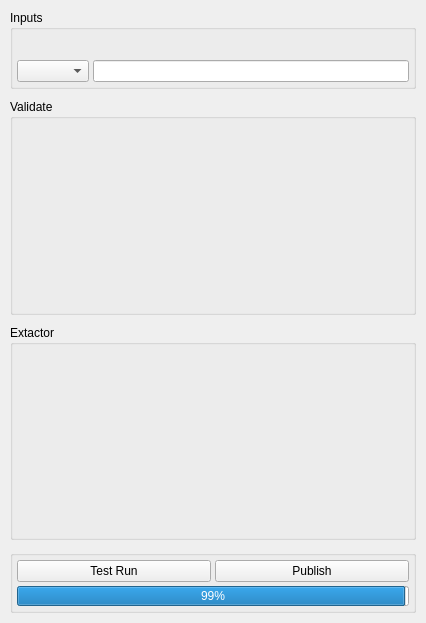
<?xml version="1.0" encoding="UTF-8"?>
<ui version="4.0">
 <class>MainWindow</class>
 <widget class="QMainWindow" name="MainWindow">
  <property name="geometry">
   <rect>
    <x>0</x>
    <y>0</y>
    <width>426</width>
    <height>623</height>
   </rect>
  </property>
  <property name="windowTitle">
   <string>MainWindow</string>
  </property>
  <property name="styleSheet">
   <string notr="true">QGroupBox
{
	font: 14pt &quot;MS Shell Dlg 2&quot;;
	border: 1px solid #FFAA00;
}

font: 14pt &quot;MS Shell Dlg 2&quot;;
</string>
  </property>
  <widget class="QWidget" name="centralwidget">
   <layout class="QVBoxLayout" name="verticalLayout_mainwind">
    <property name="spacing">
     <number>10</number>
    </property>
    <property name="margin">
     <number>10</number>
    </property>
    <item>
     <widget class="QGroupBox" name="groupBox_input">
      <property name="sizePolicy">
       <sizepolicy hsizetype="Preferred" vsizetype="Fixed">
        <horstretch>0</horstretch>
        <verstretch>0</verstretch>
       </sizepolicy>
      </property>
      <property name="title">
       <string>Inputs</string>
      </property>
      <layout class="QHBoxLayout" name="horizontalLayout_input">
       <property name="spacing">
        <number>4</number>
       </property>
       <property name="leftMargin">
        <number>4</number>
       </property>
       <property name="topMargin">
        <number>30</number>
       </property>
       <property name="rightMargin">
        <number>4</number>
       </property>
       <property name="bottomMargin">
        <number>4</number>
       </property>
       <item>
        <widget class="QComboBox" name="comboBox_layout">
         <property name="styleSheet">
          <string notr="true">font: 63 italic 16pt &quot;Ubuntu&quot;;</string>
         </property>
        </widget>
       </item>
       <item>
        <widget class="QLineEdit" name="lineEdit_bundle">
         <property name="styleSheet">
          <string notr="true">font: 63 italic 16pt &quot;Ubuntu&quot;;</string>
         </property>
        </widget>
       </item>
      </layout>
     </widget>
    </item>
    <item>
     <layout class="QVBoxLayout" name="verticalLayout">
      <item>
       <widget class="QGroupBox" name="groupBox_validate">
        <property name="title">
         <string>Validate</string>
        </property>
        <layout class="QVBoxLayout" name="verticalLayout_validate">
         <property name="spacing">
          <number>4</number>
         </property>
         <property name="leftMargin">
          <number>4</number>
         </property>
         <property name="topMargin">
          <number>30</number>
         </property>
         <property name="rightMargin">
          <number>4</number>
         </property>
         <property name="bottomMargin">
          <number>4</number>
         </property>
         <item>
          <layout class="QGridLayout" name="gridLayout_validate">
           <property name="leftMargin">
            <number>0</number>
           </property>
           <property name="spacing">
            <number>2</number>
           </property>
          </layout>
         </item>
         <item>
          <spacer name="verticalSpacer_validate">
           <property name="orientation">
            <enum>Qt::Vertical</enum>
           </property>
           <property name="sizeHint" stdset="0">
            <size>
             <width>20</width>
             <height>40</height>
            </size>
           </property>
          </spacer>
         </item>
        </layout>
       </widget>
      </item>
      <item>
       <widget class="QGroupBox" name="groupBox_extactor">
        <property name="minimumSize">
         <size>
          <width>0</width>
          <height>100</height>
         </size>
        </property>
        <property name="title">
         <string>Extactor</string>
        </property>
        <layout class="QVBoxLayout" name="verticalLayout_extactor">
         <property name="spacing">
          <number>4</number>
         </property>
         <property name="leftMargin">
          <number>4</number>
         </property>
         <property name="topMargin">
          <number>30</number>
         </property>
         <property name="rightMargin">
          <number>4</number>
         </property>
         <property name="bottomMargin">
          <number>4</number>
         </property>
         <item>
          <layout class="QGridLayout" name="gridLayout_extactor">
           <property name="spacing">
            <number>2</number>
           </property>
          </layout>
         </item>
         <item>
          <spacer name="verticalSpacer_extacter">
           <property name="orientation">
            <enum>Qt::Vertical</enum>
           </property>
           <property name="sizeHint" stdset="0">
            <size>
             <width>20</width>
             <height>40</height>
            </size>
           </property>
          </spacer>
         </item>
        </layout>
       </widget>
      </item>
     </layout>
    </item>
    <item>
     <widget class="QGroupBox" name="groupBox_publish">
      <property name="sizePolicy">
       <sizepolicy hsizetype="Preferred" vsizetype="Fixed">
        <horstretch>0</horstretch>
        <verstretch>0</verstretch>
       </sizepolicy>
      </property>
      <layout class="QVBoxLayout" name="verticalLayout_publish">
       <property name="spacing">
        <number>4</number>
       </property>
       <property name="margin">
        <number>4</number>
       </property>
       <item>
        <layout class="QHBoxLayout" name="horizontalLayout_publish">
         <property name="spacing">
          <number>4</number>
         </property>
         <item>
          <widget class="QPushButton" name="button_testRun">
           <property name="text">
            <string>Test Run</string>
           </property>
          </widget>
         </item>
         <item>
          <widget class="QPushButton" name="button_publish">
           <property name="text">
            <string>Publish</string>
           </property>
          </widget>
         </item>
        </layout>
       </item>
       <item>
        <widget class="QProgressBar" name="progressBar">
         <property name="minimumSize">
          <size>
           <width>0</width>
           <height>20</height>
          </size>
         </property>
         <property name="maximumSize">
          <size>
           <width>16777215</width>
           <height>20</height>
          </size>
         </property>
         <property name="value">
          <number>99</number>
         </property>
         <property name="textVisible">
          <bool>true</bool>
         </property>
        </widget>
       </item>
      </layout>
     </widget>
    </item>
   </layout>
  </widget>
  <widget class="QMenuBar" name="menubar">
   <property name="geometry">
    <rect>
     <x>0</x>
     <y>0</y>
     <width>426</width>
     <height>21</height>
    </rect>
   </property>
  </widget>
 </widget>
 <resources/>
 <connections/>
</ui>
